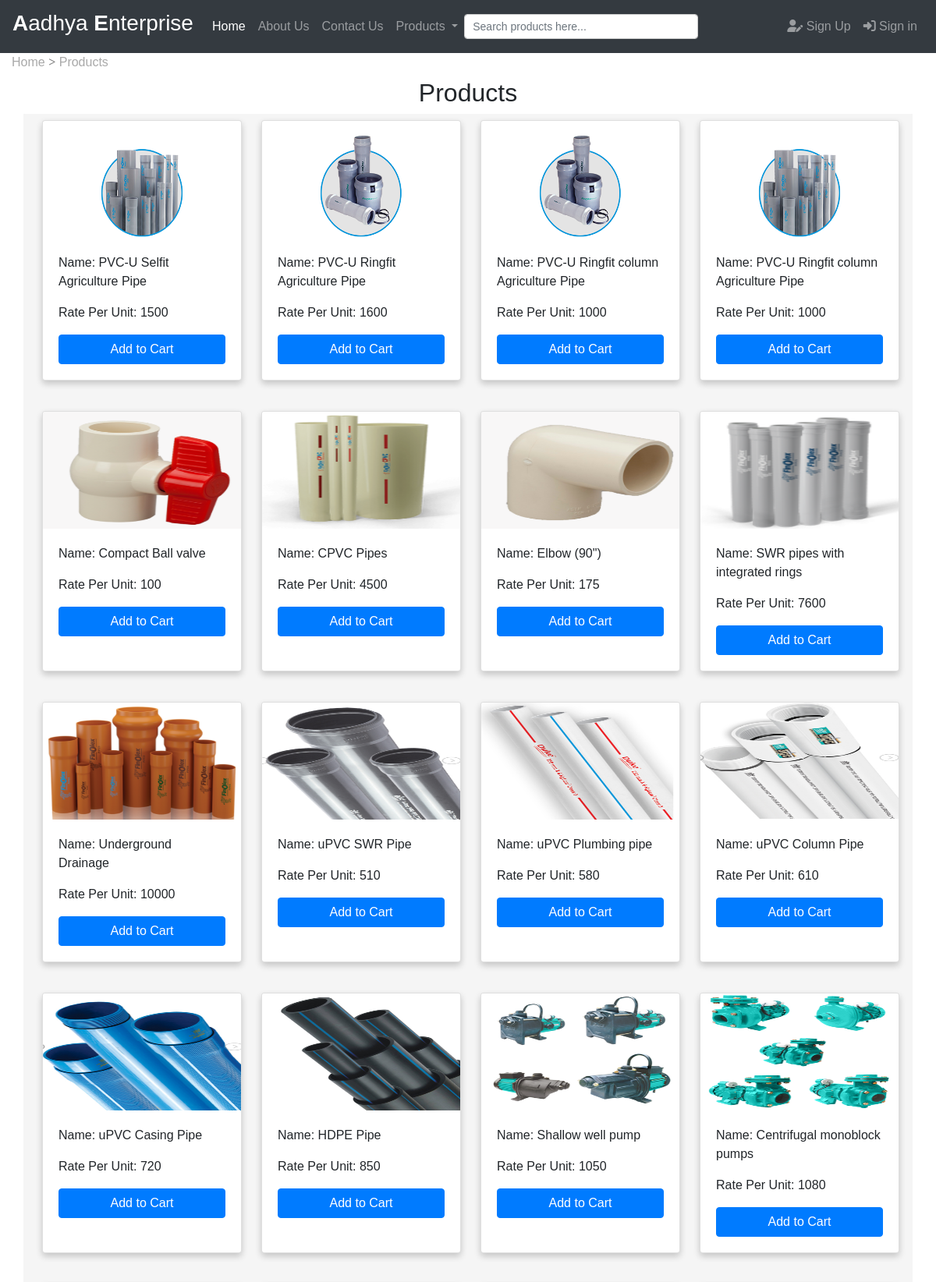
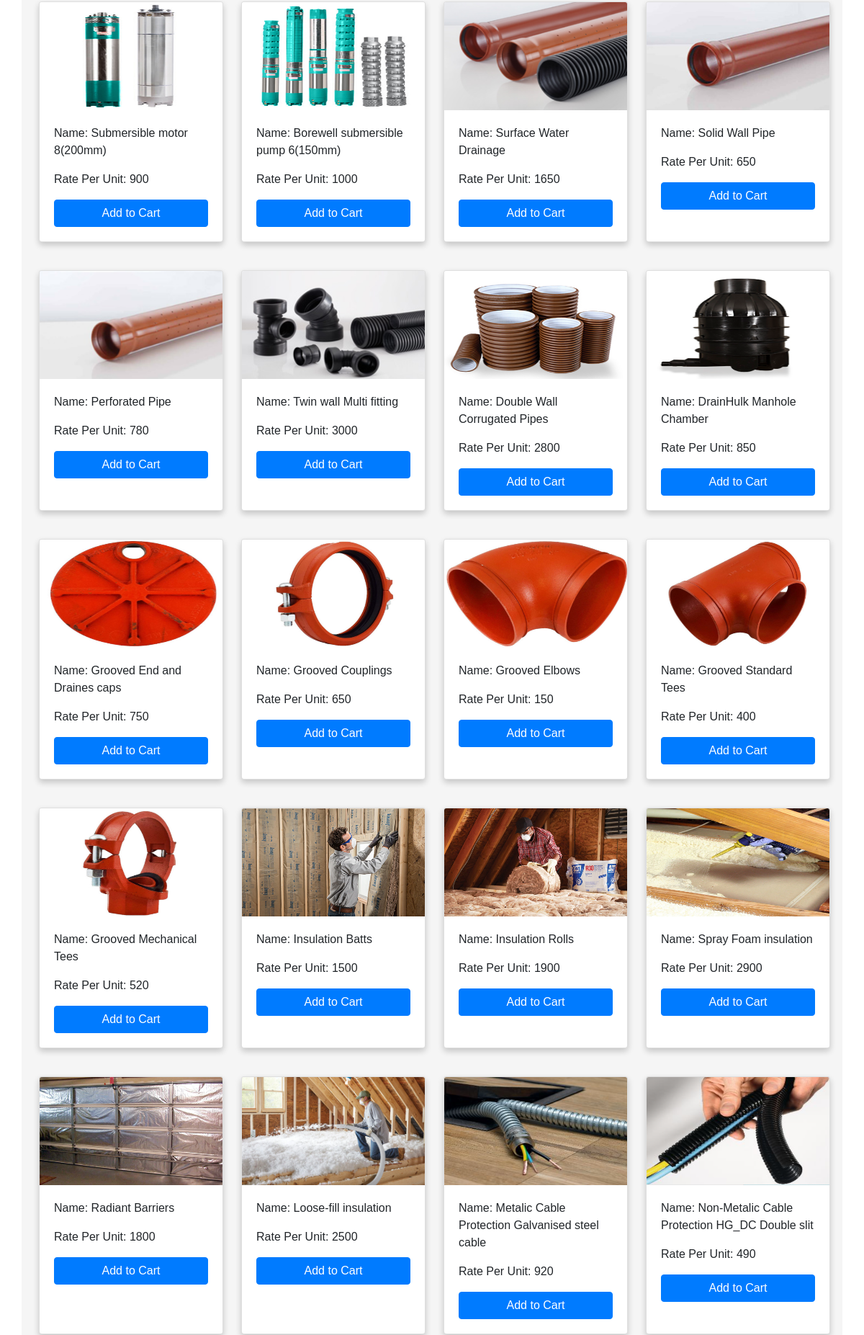
/products.php (upper part), run on the app's committed database (2 pictures, top to bottom).
### tables this page shows
CREATE TABLE `products` (
  `ProductID` int(10) NOT NULL,
  `ProductName` varchar(50) NOT NULL,
  `ProductPrice` float NOT NULL,
  `ProductWeight` float DEFAULT NULL,
  `ProductCartDesc` varchar(250) DEFAULT NULL,
  `ProductShortDesc` varchar(500) DEFAULT NULL,
  `ProductLongDesc` text DEFAULT NULL,
  `ProductThumb` varchar(100) DEFAULT NULL,
  `ProductImage` varchar(100) NOT NULL,
  `ProductCategoryID` int(10) NOT NULL,
  `ProductUpdateDate` timestamp NULL DEFAULT current_timestamp(),
  `ProductStock` float DEFAULT NULL,
  `ProductLive` tinyint(1) DEFAULT NULL,
  `ProductUnlimited` tinyint(1) DEFAULT NULL,
  `ProductLocation` varchar(200) DEFAULT NULL,
  `ProductQuantity` int(11) NOT NULL
);

### products.php (the view, shortened to what this page needs)
<?php
include('header.php');
include('conn.php');
?>
<!DOCTYPE html>
<html>
<head>
</head>
<body>
<?php
if(isset($_GET['ProductCategoryID'])){
  $CategoryID=$_GET['ProductCategoryID'];
    $sql = "SELECT * FROM products WHERE ProductCategoryID=$CategoryID";
}
else
$sql="SELECT * FROM products";
    $result = mysqli_query($conn, $sql);
    ?>
  <div class="container-fluid path">
    <a href="home.php">Home</a> <label for="" class="less">></label>
    <a href="products.php?ProductCategoryID=<?= $CategoryID?>">Products</a>
  </div>
  <h2 style="text-align:center">Products</h2>
  <div id="items" class="container" style="background-color:whitesmoke; display:grid; grid-template-columns:repeat(auto-fill,minmax(250px,1.1fr)); gap: 1em; align-items:stretch; ">
<?php
    if ($result->num_rows == 0) {
      return null;
    } else {
      while ($pdts = $result->fetch_assoc()) {
    ?>
        <div class="card" id="<?php echo $pdts['ProductID']; ?>" style="width: 16rem; margin-bottom:15px;" onclick="window.location='http://localhost/code/SEM%206/testing/bs4/item.php?ProductID=<?= $pdts['ProductID'] ?>';">
          <img class="card-img-top" style="height: 150px;" src="<?php echo $pdts["ProductImage"] ?>" alt="Card image cap">
          <div class="card-body">
            <p class="card-text">Name: <?php echo $pdts["ProductName"] ?></p>
            <p class="card-text">Rate Per Unit: <?php echo $pdts["ProductPrice"] ?></br><div></div>
            <a href="cart.php" onclick='addtocart("<?php echo $pdts["ProductID"] ?>","<?php echo $pdts["ProductQuantity"] ?>","<?php echo $pdts["ProductPrice"] ?>","<?php echo $pdts["ProductName"] ?>");' class="btn btn-primary" style="width:100%">Add to Cart</a>
          </div>
        </div>
    <?php
      }
    }
    ?>
  </div>
</body>
<?php include('footer.php'); ?>
</html>

### products.php (style rules this page uses)
body { font-family: Arial, Helvetica, sans-serif; margin: 0; padding: 0; margin-right: 0; }
html { box-sizing: border-box; }
*, *:before, *:after { box-sizing: inherit; }
.card { box-shadow: 0 4px 8px 0 rgba(0, 0, 0, 0.2); margin: 8px; }
.container { padding: 0 16px; }
.container::after, .row::after { content: ""; clear: both; display: table; }
.path a { color: darkgray; }
.path .less { color: gray; font-weight: bolder; font-family: Cambria, Cochin, Georgia, Times, 'Times New Roman', serif; }

### data on the page
products: $pdts['ProductID'] 1 (drawn), ProductImage (picture), ProductName "PVC-U Selfit Agriculture Pipe", ProductPrice "1500"
products: ProductImage (picture), ProductName "PVC-U Ringfit Agriculture Pipe", ProductPrice "1600"
products: ProductImage (picture), ProductName "PVC-U Ringfit column Agriculture Pipe", ProductPrice "1000"
products: ProductImage (picture), ProductName "PVC-U Ringfit column Agriculture Pipe", ProductPrice "1000"
products: ProductImage (picture), ProductName "Compact Ball valve", ProductPrice "100"
products: ProductImage (picture), ProductName "CPVC Pipes", ProductPrice "4500"
products: ProductImage (picture), ProductName "Elbow (90\")", ProductPrice "175"
products: ProductImage (picture), ProductName "SWR pipes with integrated rings", ProductPrice "7600"
products: ProductImage (picture), ProductName "Underground Drainage", ProductPrice "10000"
products: ProductImage (picture), ProductName "uPVC SWR Pipe", ProductPrice "510"
products: ProductImage (picture), ProductName "uPVC Plumbing pipe", ProductPrice "580"
products: ProductImage (picture), ProductName "uPVC Column Pipe", ProductPrice "610"
products: ProductImage (picture), ProductName "uPVC Casing Pipe", ProductPrice "720"
products: $pdts['ProductID'] 16 (drawn), ProductImage (picture), ProductName "HDPE Pipe", ProductPrice "850"
products: ProductImage (picture), ProductName "Shallow well pump", ProductPrice "1050"
products: ProductImage (picture), ProductName "Centrifugal monoblock pumps", ProductPrice "1080"
products: ProductImage (picture), ProductName "Submersible motor 8(200mm)", ProductPrice "900"
products: ProductImage (picture), ProductName "Borewell submersible pump 6(150mm)", ProductPrice "1000"
products: ProductImage (picture), ProductName "Surface Water Drainage", ProductPrice "1650"
products: ProductImage (picture), ProductName "Solid Wall Pipe", ProductPrice "650"
products: ProductImage (picture), ProductName "Perforated Pipe", ProductPrice "780"
products: ProductImage (picture), ProductName "Twin wall Multi fitting", ProductPrice "3000"
products: ProductImage (picture), ProductName "Double Wall Corrugated Pipes", ProductPrice "2800"
products: ProductImage (picture), ProductName "DrainHulk Manhole Chamber", ProductPrice "850"
products: ProductImage (picture), ProductName "Grooved End and Draines caps", ProductPrice "750"
products: shows a picture, ProductName "Grooved Couplings", ProductPrice "650"
products: ProductImage (picture), ProductName "Grooved Elbows", ProductPrice "150"
products: ProductImage (picture), ProductName "Grooved Standard Tees", ProductPrice "400"
products: ProductImage (picture), ProductName "Grooved Mechanical Tees", ProductPrice "520"
products: ProductImage (picture), ProductName "Insulation Batts", ProductPrice "1500"
products: ProductImage (picture), ProductName "Insulation Rolls", ProductPrice "1900"
products: ProductImage (picture), ProductName "Spray Foam insulation", ProductPrice "2900"
products: ProductImage (picture), ProductName "Radiant Barriers", ProductPrice "1800"
products: ProductImage (picture), ProductName "Loose-fill insulation", ProductPrice "2500"
products: ProductImage (picture), ProductName "Metalic Cable Protection Galvanised steel cable", ProductPrice "920"
products: ProductImage (picture), ProductName "Non-Metalic Cable Protection HG_DC Double slit", ProductPrice "490"
